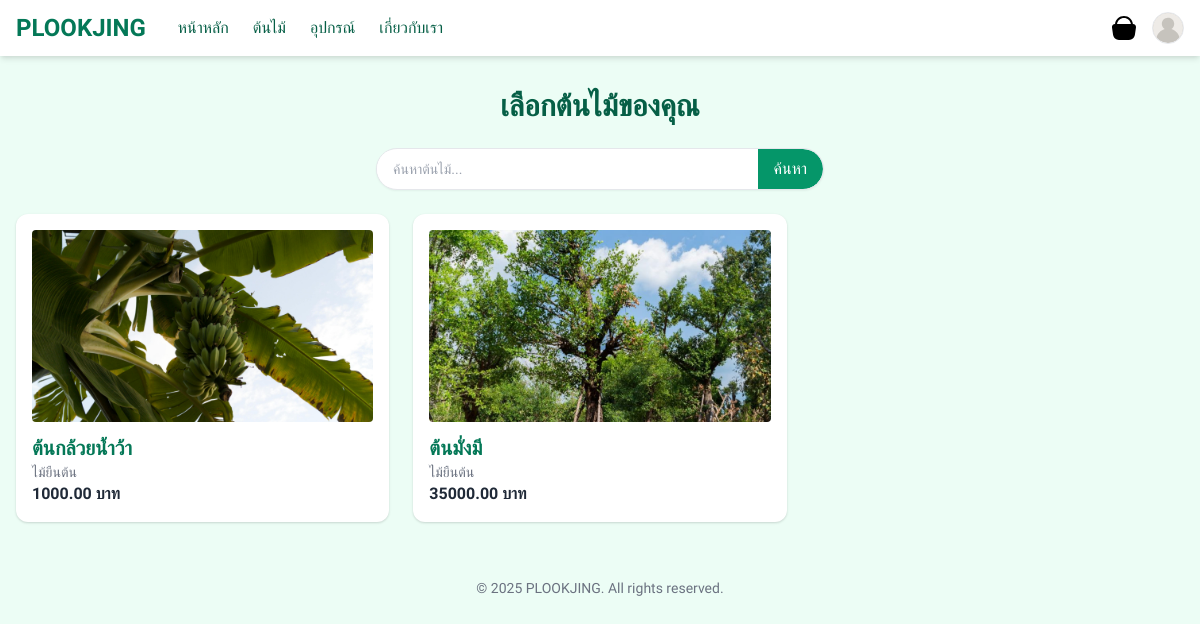
Screenshot of /select-tree/ with the database file from the repository.
### myapp/models.py (models this page shows, shortened)
class Tree(models.Model):
    name = models.CharField(max_length=100)
    species = models.CharField(max_length=100, default="Unknown")
    description = models.TextField(blank=True)
    image = models.ImageField(upload_to='tree/', null=True, blank=True)
    price = models.DecimalField(max_digits=10, decimal_places=2)

### myapp/views.py (the view)
# urls.py: path('select-tree/', views.select_tree, name='select_tree'),
def select_tree(request):
    query = request.GET.get('q')
    if query:
        trees = Tree.objects.filter(name__icontains=query)
    else:
        trees = Tree.objects.all()
    return render(request, 'myapp/select_tree.html', {'trees': trees})

### myapp/templates/myapp/select_tree.html
{% extends 'base.html' %}
{% block content %}
  <h1 class="text-3xl font-bold text-green-800 mb-6 text-center">เลือกต้นไม้ของคุณ</h1>
  <div class="flex justify-center mb-6">
    <form method="GET" action="" class="w-full max-w-md">
      <div class="flex items-center border rounded-full bg-white shadow-sm overflow-hidden">
        <input type="text" name="q" placeholder="ค้นหาต้นไม้..." value="{{ request.GET.q }}"
               class="flex-1 px-4 py-2 focus:outline-none text-sm" />
        <button type="submit" class="bg-green-600 hover:bg-green-700 text-white px-4 py-2 rounded-r-full">
          ค้นหา
        </button>
      </div>
    </form>
  </div>
  <div class="grid grid-cols-1 sm:grid-cols-2 md:grid-cols-3 gap-6">
    {% for tree in trees %}
      <a href="{% url 'myapp:tree_detail' tree.id %}" class="block bg-white rounded-xl shadow p-4 hover:shadow-lg transition hover:ring-2 hover:ring-green-500">
        {% if tree.image %}
          <img src="{{ tree.image.url }}" alt="{{ tree.name }}" class="w-full h-48 object-cover rounded mb-3">
        {% endif %}
        <h2 class="text-xl font-semibold text-green-700">{{ tree.name }}</h2>
        <p class="text-gray-500 text-sm">{{ tree.species }}</p>
        <p class="text-orange-600 font-bold">{{ tree.price|floatformat:2 }} บาท</p>
      </a>
    {% empty %}
      <p class="col-span-full text-center text-gray-500">ยังไม่มีต้นไม้ในระบบ</p>
    {% endfor %}
  </div>
{% endblock %}

### myapp/templates/base.html (style rules this page uses)
body { font-family: 'Prompt', sans-serif; }

### rows the page displays
Tree: image (picture), name "ต้นกล้วยน้ำว้า", species "ไม้ยืนต้น", price "1000.00"
Tree: image (picture), name "ต้นมั่งมี", species "ไม้ยืนต้น", price "35000.00"
